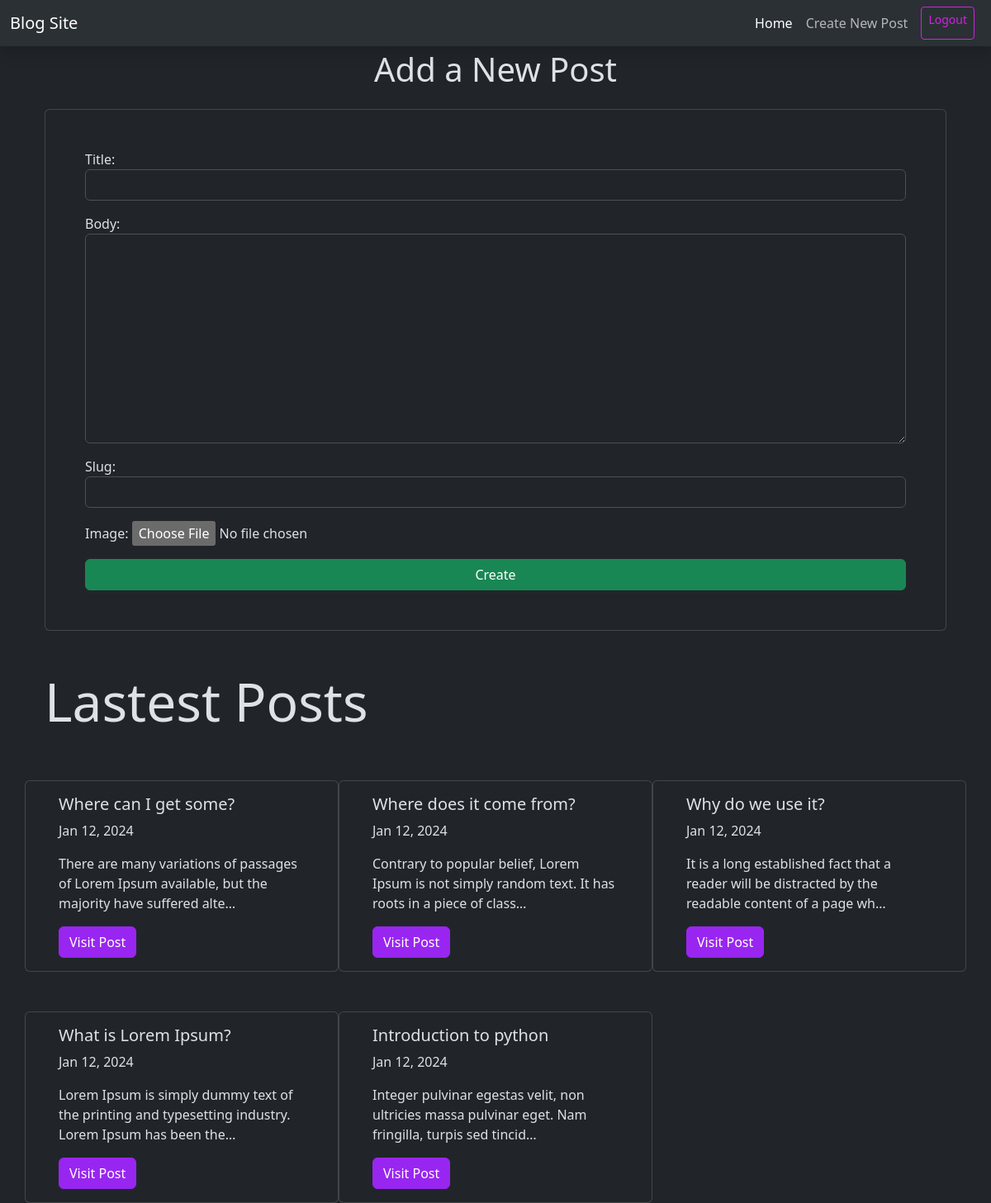
Screenshot of /blog/create/ (signed in) with the database file from the repository.
### blog/models.py (models this page shows, shortened)
class Post(models.Model):
    title = models.CharField(max_length =255)
    body = models.TextField()
    slug = models.SlugField(max_length = 255, blank=True, default='')
    date = models.DateTimeField(auto_now_add = True, null=True)
    updated = models.DateTimeField(auto_now=True, null=True)
    author = models.ForeignKey(User, null=True, blank=True, on_delete = models.CASCADE)
    image = models.ImageField(default='',blank=True, upload_to='images')
    image_thumbnail = ImageSpecField(source='image', processors=[ResizeToFill(1200,300)], format = 'JPEG', options={'quality': 60})
    tags = TaggableManager()
    """
    By overriding the save method, we can execute custom logic before
    the object is stored in the database.
    """
    def save(self, *args, **kwargs):
        self.slug = slugify(self.title)
        super().save(*args, **kwargs)
    def get_absolute_url(self):
        return reverse('blog:detail', args=[str(self.slug)])

### blog/views.py (the view)
# urls.py: path('create/',views.create_post, name='create'),
@permission_required('blog.add_post', raise_exception=True)
def create_post(request):
    if request.method == "POST":
        form = PostForm(request.POST, request.FILES)
        if form.is_valid():
            post = form.save(commit = False)
            post.author = request.user
            post.save()
            return redirect('home')
    else:
        form = PostForm()
        content = {
            'section':'blog_create',
            'form':form
        }
    return render(request, 'blog/create.html',content)

### blog/forms.py
class PostForm(ModelForm):
    class Meta:
        model = Post
        fields = ['title','body','slug', 'tags','image']
        widgets = {
            'title': forms.TextInput(attrs={'class': 'form-control'}),
            'body': forms.Textarea(attrs={'class': 'form-control'}),
            'slug': forms.TextInput(attrs={'class': 'input-group form-control'}),
        }

### blog/context_processors.py (called while the page is built)
def latest_posts(request):
    posts = Post.objects.filter().order_by('-date')[:5]
    return {'latest_posts':posts}

### templates/blog/create.html (shortened to what this page needs)
{% extends '../base.html' %}
{% block content %}
<div class="container mb-5">
  <h1 class="text-center my-4">Add a New Post</h1>
  <form
    action="{% url 'blog:create' %}"
    method="post"
    enctype="multipart/form-data"
    class="card p-5"
  >
    {{form.as_p}}
    <button type="submit" class="btn btn-success">Create</button>
  </form>
</div>
{% endblock %}

### templates/blog/_post_list.html
<div class="container">
  <div class="row g-5">
    <h1 class="display-3 mt-5">Lastest Posts</h1>
    {% for post in latest_posts %}
    <div class="card col-md-4">
      <div class="card-body">
        <h5 class="card-title">{{post.title}}</h5>
        <p class="card-text">{{post.date|date:"M j, Y"}}</p>
        <p class="card-text">{{post.body|truncatechars:100}}</p>
        <a href="{{ post.get_absolute_url }}" class="btn btn-primary"
          >Visit Post</a
        >
      </div>
    </div>
    {% endfor %}
  </div>
</div>

### rows the page displays
Post: title "Where can I get some?", date "Jan 12, 2024", body "There are many variations of passages of Lorem Ipsum available, but the majority have suffered alte…"
Post: title "Where does it come from?", date "Jan 12, 2024", body "Contrary to popular belief, Lorem Ipsum is not simply random text. It has roots in a piece of class…"
Post: title "Why do we use it?", date "Jan 12, 2024", body "It is a long established fact that a reader will be distracted by the readable content of a page wh…"
Post: title "What is Lorem Ipsum?", date "Jan 12, 2024", body "Lorem Ipsum is simply dummy text of the printing and typesetting industry. Lorem Ipsum has been the…"
Post: title "Introduction to python", date "Jan 12, 2024", body "Integer pulvinar egestas velit, non ultricies massa pulvinar eget. Nam fringilla, turpis sed tincid…"
